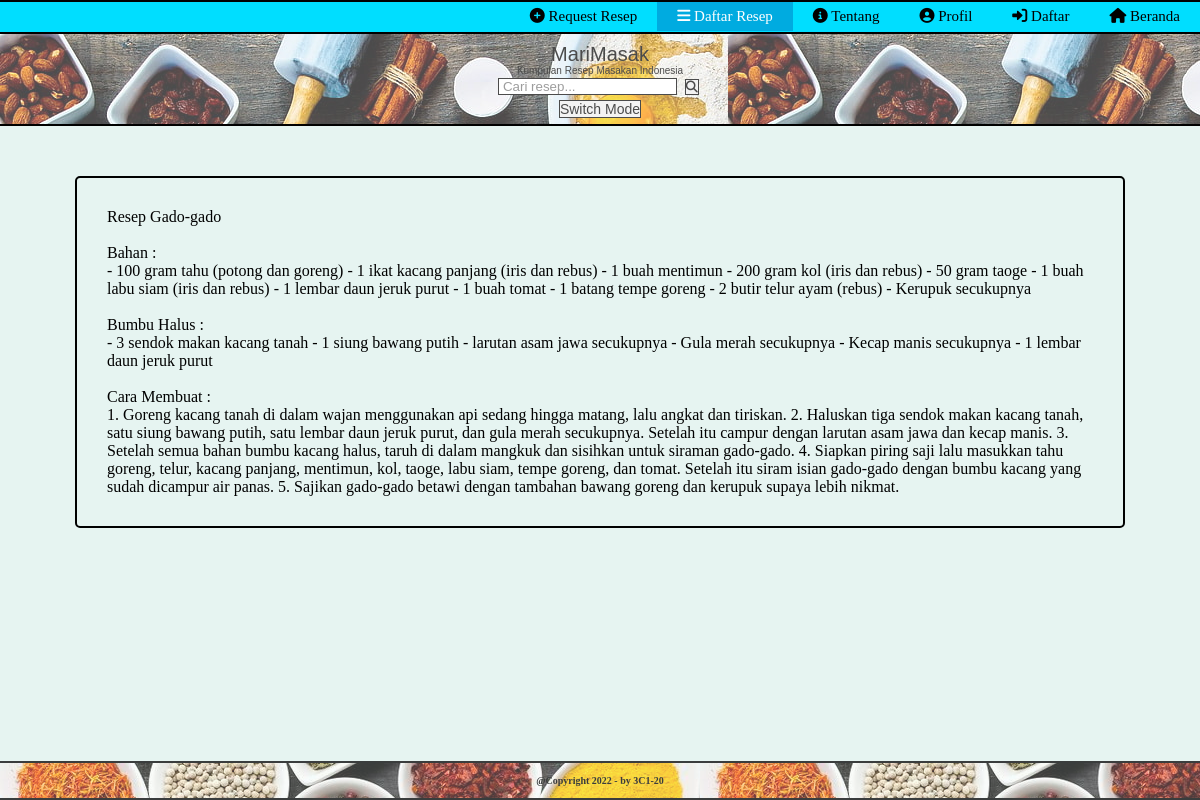
The page /resep-sayur.php on the database its author committed.
### tables this page shows
CREATE TABLE `resep` (
  `id_resep` int(11) NOT NULL,
  `nama_resep` varchar(50) NOT NULL,
  `kategori` varchar(50) NOT NULL,
  `bahan_resep` longtext NOT NULL,
  `bumbu_halus` longtext NOT NULL,
  `cara_buat` longtext NOT NULL
);

### resep-sayur.php (the view, shortened to what this page needs)
<?php
    require 'config.php';
?>
<!DOCTYPE html>
<html lang="en">
<head>
    <link rel="stylesheet" href="index.css">
    <link rel="stylesheet" href="gambar">
    <link rel="stylesheet" href="fontawesome-free/css/all.min.css">
</head>
<body>
    <div class="header">
        <div class="h-list">
            <a class="home" href="index.php"><i class="fa-solid fa-house"></i> Beranda</a>
            <a class="register" href="register.php"><i class="fa-solid fa-right-to-bracket"></i> Daftar</a>
            <a class="profil" href="akun.php"><i class="fa-solid fa-circle-user"></i> Profil</a>
            <a class="about" href="about.php"><i class="fa-solid fa-circle-info"></i> Tentang</a>
            <a class="menu-resep" href="resep.php"><i class="fa-solid fa-bars"></i> Daftar Resep</a>
            <a href="request.php"><i class="fa-solid fa-circle-plus"></i> Request Resep</a>
        </div>
    </div>
    <div class="navbar">
        <div class="n-logo">
            <p class="logo">MariMasak</p>
            <p class="teks">Kumpulan Resep Masakan Indonesia</p>
            <input type="text" placeholder=" Cari resep...">
            <button class="cari" type="submit"><i class="fa fa-search"></i></button> <br>
            <br>
            <br> <button class="mode" onclick="myFunction()">Switch Mode</button>
        </div>
    </div>
    <div class="main">
        <div class="contents">
            <div class="isi">
                <?php
                    $jenis = "Sayur";
                    $query = "SELECT * FROM resep WHERE kategori = '$jenis'";
                    $result = $db->query($query);
                    while($row = mysqli_fetch_array($result)) {
                ?>
                <p>Resep <?=$row['nama_resep'] ?></p> <br>
                <p>Bahan : <br><?=$row['bahan_resep'] ?></p> <br>
                <p>Bumbu Halus : <br><?=$row['bumbu_halus'] ?></p> <br>
                <p>Cara Membuat : <br><?=$row['cara_buat'] ?></p>
                <?php
                    }
                ?>
            </div>
        </div>
    </div>
    <div class="footer">
        <div class="f-teks">
            <p>@Copyright 2022 - by 3C1-20</p>
        </div>
    </div>
</body>
</html>

### index.css (style rules this page uses)
* { margin: 0; padding: 0; }
.header { height: 30px; width: 100%; background-color: #00DEFF; border-top: 2px solid black; border-bottom: 2px solid black; }
.h-list { overflow: hidden; }
.h-list a { float: right; color: black; text-align: center; padding: 6px 20px; text-decoration: none; font-size: 15px; }
.h-list a.home { background-color: #00ABE0; color: white; }
.navbar { height: 90px; width: 100%; opacity: 0.70; background-image: url("gambar/wallpaper.jpg"); }
button { cursor: pointer; border: 1.5px solid black; text-align: center; font-size: 14px; }
.n-logo { font-family: Impact, Haettenschweiler, 'Arial Narrow Bold', sans-serif; padding-top: 10px; text-align: center; line-height: 1px; }
.n-logo input[type=text] { border: 1.5px solid black; }
.n-logo button[type=submit] { border: 1.5px solid black; }
.logo { padding-top: 10px; font-size: 20px; }
.teks { padding-top: 15px; padding-bottom: 5px; font-size: 10px; line-height: 1px; }
.cari { margin: 3px; font-size: 12px; }
.main { height: 100%; width: 100%; position: fixed; background-color: #E6F4F1; border-top: 2px solid black; border-bottom: 2px solid black; }
.footer { height: 35px; width: 100%; position: absolute; bottom: 0; opacity: 0.75; background-image: url("gambar/background.jpg"); border-top: 2px solid black; border-bottom: 2px solid black; }
.f-teks { text-align: center; padding-top: 12px; font-size: 10px; font-weight: bold; color: black; }

### resep-sayur.php (style rules this page uses)
.h-list a.home { background-color: #00DEFF; color: black; }
.h-list a.menu-resep { background-color: #00ABE0; color: white; }
.isi { padding: 30px 30px; margin: 50px 75px; border: 2px solid black; border-radius: 5px; }

### rows shown on the page
resep: nama_resep "Gado-gado", bahan_resep "- 100 gram tahu (potong dan goreng) - 1 ikat kacang panjang (iris dan rebus) - 1 buah mentimun - 200 gram kol (iris dan rebus) - 50 gram taoge - 1 buah labu siam (iris dan rebus) - 1 lembar daun jeruk purut - 1 buah tomat - 1 batang tempe goreng - 2 butir telur ayam (rebus) - Kerupuk secukupnya", bumbu_halus "- 3 sendok makan kacang tanah - 1 siung bawang putih - larutan asam jawa secukupnya - Gula merah secukupnya - Kecap manis secukupnya - 1 lembar daun jeruk purut", cara_buat "1. Goreng kacang tanah di dalam wajan menggunakan api sedang hingga matang, lalu angkat dan tiriskan. 2. Haluskan tiga sendok makan kacang tanah, satu siung bawang putih, satu lembar daun jeruk purut, dan gula merah secukupnya. Setelah itu campur dengan larutan asam jawa dan kecap manis. 3. Setelah semua bahan bumbu kacang halus, taruh di dalam mangkuk dan sisihkan untuk siraman gado-gado. 4. Siapkan piring saji lalu masukkan tahu goreng, telur, kacang panjang, mentimun, kol, taoge, labu siam, tempe goreng, dan tomat. Setelah itu siram isian gado-gado dengan bumbu kacang yang sudah dicampur air panas. 5. Sajikan gado-gado betawi dengan tambahan bawang goreng dan kerupuk supaya lebih nikmat."
